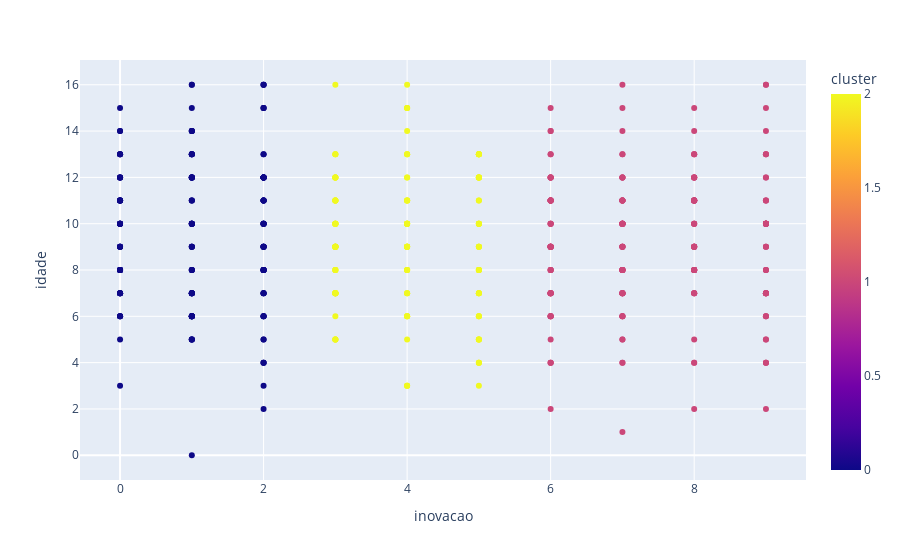

Notebook code for this chart:
### Code cell
# Cruzar dados de inovação, idade e clusters
px.scatter(df_clientes, x='inovacao', y='idade', color='cluster')

### Figure 1 — Plotly figure (JSON) as saved in the notebook; plotly's stock layout.template omitted (floating-point values rounded to 4 significant figures; data arrays with more than 128 entries replaced by an {"elided": "..."} marker saying what was removed)
{"data": [{"hovertemplate": "inovacao=%{x}<br>idade=%{y}<br>cluster=%{marker.color}<extra></extra>", "legendgroup": "", "marker": {"color": {"elided": "500 int values"}, "coloraxis": "coloraxis", "symbol": "circle"}, "mode": "markers", "name": "", "orientation": "v", "showlegend": false, "type": "scatter", "x": {"elided": "500 int values"}, "xaxis": "x", "y": {"elided": "500 int values"}, "yaxis": "y"}], "layout": {"coloraxis": {"colorbar": {"title": {"text": "cluster"}}, "colorscale": [[0, "#0d0887"], [0.1111, "#46039f"], [0.2222, "#7201a8"], [0.3333, "#9c179e"], [0.4444, "#bd3786"], [0.5556, "#d8576b"], [0.6667, "#ed7953"], [0.7778, "#fb9f3a"], [0.8889, "#fdca26"], [1, "#f0f921"]]}, "legend": {"tracegroupgap": 0}, "margin": {"t": 60}, "xaxis": {"anchor": "y", "domain": [0, 1], "title": {"text": "inovacao"}}, "yaxis": {"anchor": "x", "domain": [0, 1], "title": {"text": "idade"}}}}
